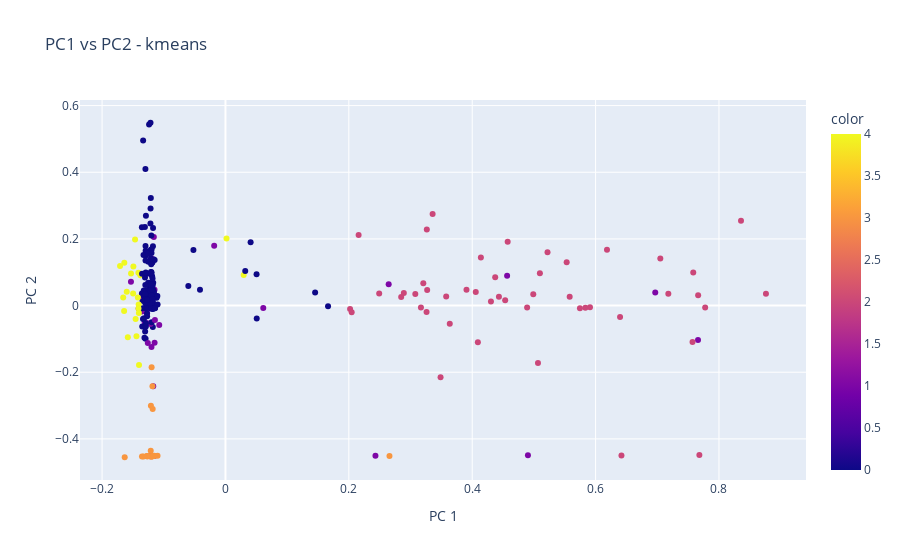

Notebook code for this chart:
### Code cell
fig = px.scatter(
    components1, x=0, y=1, color=y_km,
#     title=f’Total Explained Variance: {total_var:.2f}%‘,
    title=f'PC1 vs PC2 - kmeans',
    labels={'0': 'PC 1', '1': 'PC 2'}
)
fig.show()

### Figure 1 — Plotly figure (JSON) as saved in the notebook; plotly's stock layout.template omitted (floating-point values rounded to 4 significant figures; data arrays with more than 128 entries replaced by an {"elided": "..."} marker saying what was removed)
{"data": [{"hovertemplate": "PC 1=%{x}<br>PC 2=%{y}<br>color=%{marker.color}<extra></extra>", "legendgroup": "", "marker": {"color": {"elided": "277 int values"}, "coloraxis": "coloraxis", "symbol": "circle"}, "mode": "markers", "name": "", "orientation": "v", "showlegend": false, "type": "scatter", "x": {"elided": "277 float values"}, "xaxis": "x", "y": {"elided": "277 float values"}, "yaxis": "y"}], "layout": {"coloraxis": {"colorbar": {"title": {"text": "color"}}, "colorscale": [[0, "#0d0887"], [0.1111, "#46039f"], [0.2222, "#7201a8"], [0.3333, "#9c179e"], [0.4444, "#bd3786"], [0.5556, "#d8576b"], [0.6667, "#ed7953"], [0.7778, "#fb9f3a"], [0.8889, "#fdca26"], [1, "#f0f921"]]}, "legend": {"tracegroupgap": 0}, "title": {"text": "PC1 vs PC2 - kmeans"}, "xaxis": {"anchor": "y", "domain": [0, 1], "title": {"text": "PC 1"}}, "yaxis": {"anchor": "x", "domain": [0, 1], "title": {"text": "PC 2"}}}}
